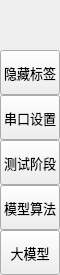
        <widget class="QFrame" name="leftMenuBg">
         <property name="minimumSize">
          <size>
           <width>60</width>
           <height>0</height>
          </size>
         </property>
         <property name="maximumSize">
          <size>
           <width>60</width>
           <height>16777215</height>
          </size>
         </property>
         <property name="frameShape">
          <enum>QFrame::Shape::NoFrame</enum>
         </property>
         <property name="frameShadow">
          <enum>QFrame::Shadow::Raised</enum>
         </property>
         <layout class="QVBoxLayout" name="verticalLayout_3">
          <property name="spacing">
           <number>0</number>
          </property>
          <property name="leftMargin">
           <number>0</number>
          </property>
          <property name="topMargin">
           <number>0</number>
          </property>
          <property name="rightMargin">
           <number>0</number>
          </property>
          <property name="bottomMargin">
           <number>0</number>
          </property>
          <item>
           <widget class="QFrame" name="topLogoInfo">
            <property name="minimumSize">
             <size>
              <width>0</width>
              <height>50</height>
             </size>
            </property>
            <property name="maximumSize">
             <size>
              <width>16777215</width>
              <height>50</height>
             </size>
            </property>
            <property name="frameShape">
             <enum>QFrame::Shape::NoFrame</enum>
            </property>
            <property name="frameShadow">
             <enum>QFrame::Shadow::Raised</enum>
            </property>
            <widget class="QFrame" name="topLogo">
             <property name="geometry">
              <rect>
               <x>10</x>
               <y>5</y>
               <width>42</width>
               <height>42</height>
              </rect>
             </property>
             <property name="minimumSize">
              <size>
               <width>42</width>
               <height>42</height>
              </size>
             </property>
             <property name="maximumSize">
              <size>
               <width>42</width>
               <height>42</height>
              </size>
             </property>
             <property name="autoFillBackground">
              <bool>false</bool>
             </property>
             <property name="styleSheet">
              <string notr="true">background-color: transparent;
background-image: url(:/images/images/images/Enose_50_50.png);
background-position: centered;
background-repeat: no-repeat;
</string>
             </property>
             <property name="frameShape">
              <enum>QFrame::Shape::NoFrame</enum>
             </property>
             <property name="frameShadow">
              <enum>QFrame::Shadow::Raised</enum>
             </property>
            </widget>
            <widget class="QLabel" name="titleLeftApp">
             <property name="geometry">
              <rect>
               <x>70</x>
               <y>15</y>
               <width>160</width>
               <height>20</height>
              </rect>
             </property>
             <property name="text">
              <string>实验平台</string>
             </property>
             <property name="alignment">
              <set>Qt::AlignmentFlag::AlignLeading|Qt::AlignmentFlag::AlignLeft|Qt::AlignmentFlag::AlignVCenter</set>
             </property>
            </widget>
           </widget>
          </item>
          <item>
           <widget class="QFrame" name="leftMenuFrame">
            <property name="frameShape">
             <enum>QFrame::Shape::NoFrame</enum>
            </property>
            <property name="frameShadow">
             <enum>QFrame::Shadow::Raised</enum>
            </property>
            <layout class="QVBoxLayout" name="verticalMenuLayout">
             <property name="spacing">
              <number>0</number>
             </property>
             <property name="leftMargin">
              <number>0</number>
             </property>
             <property name="topMargin">
              <number>0</number>
             </property>
             <property name="rightMargin">
              <number>0</number>
             </property>
             <property name="bottomMargin">
              <number>0</number>
             </property>
             <item>
              <widget class="QFrame" name="toggleBox">
               <property name="maximumSize">
                <size>
                 <width>16777215</width>
                 <height>45</height>
                </size>
               </property>
               <property name="frameShape">
                <enum>QFrame::Shape::NoFrame</enum>
               </property>
               <property name="frameShadow">
                <enum>QFrame::Shadow::Raised</enum>
               </property>
               <layout class="QVBoxLayout" name="verticalLayout_4">
                <property name="spacing">
                 <number>0</number>
                </property>
                <property name="leftMargin">
                 <number>0</number>
                </property>
                <property name="topMargin">
                 <number>0</number>
                </property>
                <property name="rightMargin">
                 <number>0</number>
                </property>
                <property name="bottomMargin">
                 <number>0</number>
                </property>
                <item>
                 <widget class="QPushButton" name="toggleButton">
                  <property name="sizePolicy">
                   <sizepolicy hsizetype="Expanding" vsizetype="Fixed">
                    <horstretch>0</horstretch>
                    <verstretch>0</verstretch>
                   </sizepolicy>
                  </property>
                  <property name="minimumSize">
                   <size>
                    <width>0</width>
                    <height>45</height>
                   </size>
                  </property>
                  <property name="font">
                   <font>
                    <family>SimSun</family>
                    <pointsize>10</pointsize>
                    <italic>false</italic>
                    <bold>false</bold>
                   </font>
                  </property>
                  <property name="cursor">
                   <cursorShape>PointingHandCursor</cursorShape>
                  </property>
                  <property name="layoutDirection">
                   <enum>Qt::LayoutDirection::LeftToRight</enum>
                  </property>
                  <property name="styleSheet">
                   <string notr="true">background-image: url(:/icons/images/icons/icon_menu.png);</string>
                  </property>
                  <property name="text">
                   <string>隐藏标签</string>
                  </property>
                 </widget>
                </item>
               </layout>
              </widget>
             </item>
             <item alignment="Qt::AlignmentFlag::Qt::AlignmentFlag::AlignTop">
              <widget class="QFrame" name="topMenu">
               <property name="frameShape">
                <enum>QFrame::Shape::NoFrame</enum>
               </property>
               <property name="frameShadow">
                <enum>QFrame::Shadow::Raised</enum>
               </property>
               <layout class="QVBoxLayout" name="verticalLayout_8">
                <property name="spacing">
                 <number>0</number>
                </property>
                <property name="leftMargin">
                 <number>0</number>
                </property>
                <property name="topMargin">
                 <number>0</number>
                </property>
                <property name="rightMargin">
                 <number>0</number>
                </property>
                <property name="bottomMargin">
                 <number>0</number>
                </property>
                <item>
                 <widget class="QPushButton" name="btn_serial">
                  <property name="sizePolicy">
                   <sizepolicy hsizetype="Expanding" vsizetype="Fixed">
                    <horstretch>0</horstretch>
                    <verstretch>0</verstretch>
                   </sizepolicy>
                  </property>
                  <property name="minimumSize">
                   <size>
                    <width>0</width>
                    <height>45</height>
                   </size>
                  </property>
                  <property name="font">
                   <font>
                    <family>SimSun</family>
                    <pointsize>10</pointsize>
                    <italic>false</italic>
                    <bold>false</bold>
                   </font>
                  </property>
                  <property name="cursor">
                   <cursorShape>PointingHandCursor</cursorShape>
                  </property>
                  <property name="layoutDirection">
                   <enum>Qt::LayoutDirection::LeftToRight</enum>
                  </property>
                  <property name="styleSheet">
                   <string notr="true">background-image: url(:/icons/images/icons/cil-home.png);</string>
                  </property>
                  <property name="text">
                   <string>串口设置</string>
                  </property>
                 </widget>
                </item>
                <item>
                 <widget class="QPushButton" name="btn_test">
                  <property name="sizePolicy">
                   <sizepolicy hsizetype="Expanding" vsizetype="Fixed">
                    <horstretch>0</horstretch>
                    <verstretch>0</verstretch>
                   </sizepolicy>
                  </property>
                  <property name="minimumSize">
                   <size>
                    <width>0</width>
                    <height>45</height>
                   </size>
                  </property>
                  <property name="font">
                   <font>
                    <family>SimSun</family>
                    <pointsize>10</pointsize>
                    <italic>false</italic>
                    <bold>false</bold>
                   </font>
                  </property>
                  <property name="cursor">
                   <cursorShape>PointingHandCursor</cursorShape>
                  </property>
                  <property name="layoutDirection">
                   <enum>Qt::LayoutDirection::LeftToRight</enum>
                  </property>
                  <property name="styleSheet">
                   <string notr="true">background-image: url(:/icons/images/icons/cil-gamepad.png);</string>
                  </property>
                  <property name="text">
                   <string>测试阶段</string>
                  </property>
                 </widget>
                </item>
                <item>
                 <widget class="QPushButton" name="btn_alg">
                  <property name="sizePolicy">
                   <sizepolicy hsizetype="Expanding" vsizetype="Fixed">
                    <horstretch>0</horstretch>
                    <verstretch>0</verstretch>
                   </sizepolicy>
                  </property>
                  <property name="minimumSize">
                   <size>
                    <width>0</width>
                    <height>45</height>
                   </size>
                  </property>
                  <property name="font">
                   <font>
                    <family>SimSun</family>
                    <pointsize>10</pointsize>
                    <italic>false</italic>
                    <bold>false</bold>
                   </font>
                  </property>
                  <property name="cursor">
                   <cursorShape>PointingHandCursor</cursorShape>
                  </property>
                  <property name="layoutDirection">
                   <enum>Qt::LayoutDirection::LeftToRight</enum>
                  </property>
                  <property name="styleSheet">
                   <string notr="true">background-image: url(:/icons/images/icons/cil-file.png);</string>
                  </property>
                  <property name="text">
                   <string>模型算法</string>
                  </property>
                 </widget>
                </item>
                <item>
                 <widget class="QPushButton" name="btn_ai">
                  <property name="sizePolicy">
                   <sizepolicy hsizetype="Expanding" vsizetype="Fixed">
                    <horstretch>0</horstretch>
                    <verstretch>0</verstretch>
                   </sizepolicy>
                  </property>
                  <property name="minimumSize">
                   <size>
                    <width>0</width>
                    <height>45</height>
                   </size>
                  </property>
                  <property name="font">
                   <font>
                    <family>SimSun</family>
                    <pointsize>10</pointsize>
                    <italic>false</italic>
                    <bold>false</bold>
                   </font>
                  </property>
                  <property name="cursor">
                   <cursorShape>PointingHandCursor</cursorShape>
                  </property>
                  <property name="layoutDirection">
                   <enum>Qt::LayoutDirection::LeftToRight</enum>
                  </property>
                  <property name="styleSheet">
                   <string notr="true">background-image: url(:/icons/images/icons/cil-save.png)</string>
                  </property>
                  <property name="text">
                   <string>大模型</string>
                  </property>
                 </widget>
                </item>
               </layout>
              </widget>
             </item>
             <item>
              <widget class="QFrame" name="bottomMenu">
               <property name="frameShape">
                <enum>QFrame::Shape::NoFrame</enum>
               </property>
               <property name="frameShadow">
                <enum>QFrame::Shadow::Raised</enum>
               </property>
               <layout class="QVBoxLayout" name="verticalLayout_9">
                <property name="spacing">
                 <number>0</number>
                </property>
                <property name="leftMargin">
                 <number>0</number>
                </property>
                <property name="topMargin">
                 <number>0</number>
                </property>
                <property name="rightMargin">
                 <number>0</number>
                </property>
                <property name="bottomMargin">
                 <number>0</number>
                </property>
               </layout>
              </widget>
             </item>
            </layout>
           </widget>
          </item>
         </layout>
        </widget>
